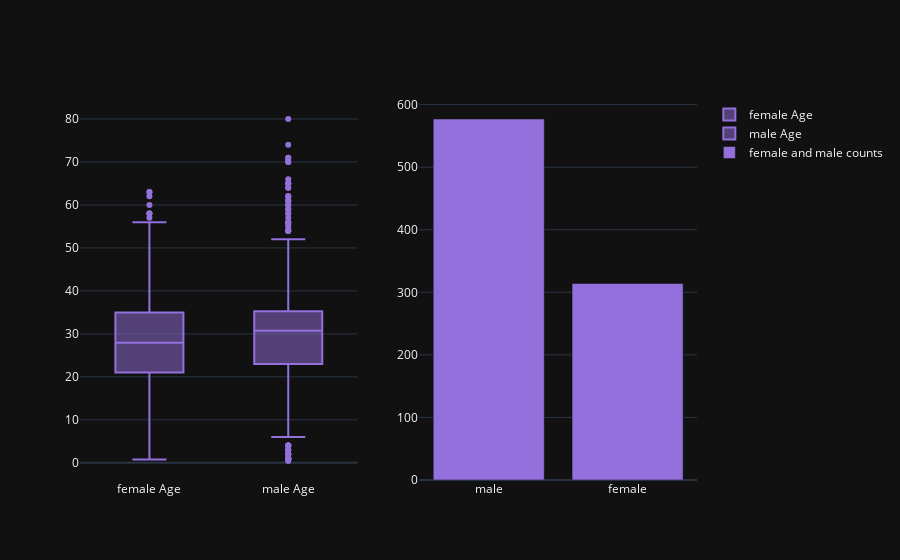

Here is the notebook cell this chart was saved with:
### Code cell
fig=make_subplots(rows=1,cols=2)
fig.add_trace(go.Box(y=femaleDf["Age"],name="female Age",marker_color="MediumPurple"),row=1,col=1)
fig.add_trace(go.Box(y=maleDf["Age"],name="male Age",marker_color="MediumPurple"),row=1,col=1)

fig.add_trace(go.Bar(x=Sex.index,y=Sex.values,name="female and male counts",marker_color="MediumPurple"),row=1,col=2)
fig.update_layout(template="plotly_dark")
fig.show()

### Figure 1 — Plotly figure (JSON) as saved in the notebook; plotly's stock layout.template omitted (floating-point values rounded to 4 significant figures; data arrays with more than 128 entries replaced by an {"elided": "..."} marker saying what was removed)
{"data": [{"marker": {"color": "MediumPurple"}, "name": "female Age", "type": "box", "xaxis": "x", "y": {"elided": "314 float values"}, "yaxis": "y"}, {"marker": {"color": "MediumPurple"}, "name": "male Age", "type": "box", "xaxis": "x", "y": {"elided": "577 float values"}, "yaxis": "y"}, {"marker": {"color": "MediumPurple"}, "name": "female and male counts", "type": "bar", "x": ["male", "female"], "xaxis": "x2", "y": [577, 314], "yaxis": "y2"}], "layout": {"xaxis": {"anchor": "y", "domain": [0, 0.45]}, "xaxis2": {"anchor": "y2", "domain": [0.55, 1]}, "yaxis": {"anchor": "x", "domain": [0, 1]}, "yaxis2": {"anchor": "x2", "domain": [0, 1]}}}
